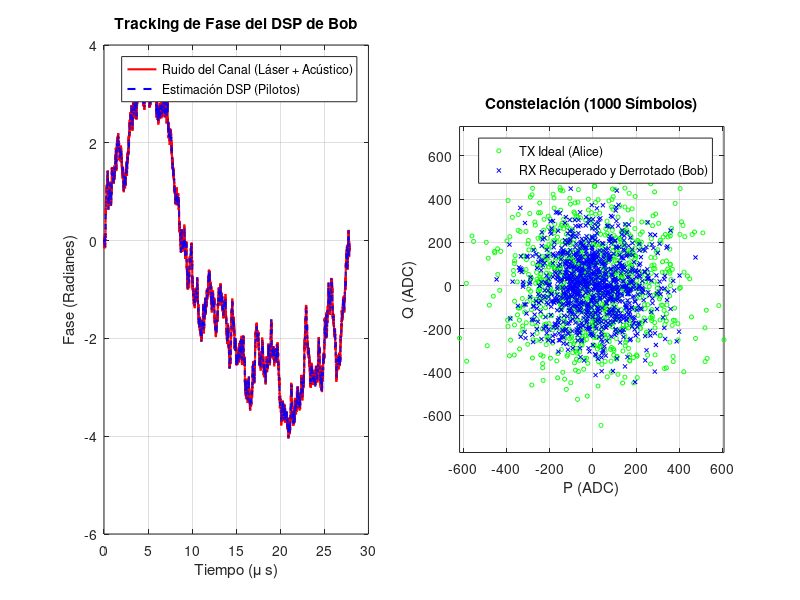

Source code (MATLAB): (Note: this script raises an error after producing the figure.)
%% ========================================================================
%  MASTER TESTBENCH: END-TO-END CV-QKD (Láser -> Fibra -> DSP -> Math)
% ========================================================================
clear; clc; close all;

%% 0. RUTAS DEL PROYECTO (ajusta si mueves el script)
SCRIPT_DIR = fileparts(mfilename('fullpath'));
if isempty(SCRIPT_DIR), SCRIPT_DIR = pwd(); end
addpath(SCRIPT_DIR);
DATA_DIR   = fullfile(SCRIPT_DIR, '..', 'data');
BOB_DIR    = fullfile(SCRIPT_DIR, '..', '..', 'cvqkd_bob');

%% 0.1. PARÁMETROS DEL SISTEMA
ENABLE_EXPORT_VIVADO = true;
ENABLE_GRAFICAS = true;

% --- Parámetros de Trama y Memoria ---
L_trama     = 16;      % 1 Piloto + 15 Datos
N_BOB_DATA  = 52224/2;   % Datos útiles que caben en la RAM de Bob
N_FRAMES    = ceil(N_BOB_DATA / 15); % ~3482 tramas
N_SAMPLES   = 26112/2;   % Datos sacrificados para la estimación

% En la fibra viajan los datos + los pilotos. Sumamos 1 piloto final para interpolar
N_FIBER     = N_FRAMES * L_trama + 1; 

% --- Parámetros Físicos del Canal ---
Ts           = 1e-9;   % Tiempo de símbolo (1 Gbaud)
T_real       = 0.5;    % Transmitancia real de la fibra
xi_real      = 0.02;   % Ruido en exceso cuántico (SNU)
V_A_snu      = 4.0;    % Varianza de Alice (SNU)
V_elec_snu   = 0.1;    % Ruido electrónico (SNU)
eta_detector = 0.6;    % Eficiencia del fotodiodo

% --- Calibración del Hardware (ADC) ---
N0_adc_var   = 10000;  % Varianza para 1 SNU
Amp_Piloto   = 20000;  % Amplitud fuerte para el pulso piloto (para no perder fase)

%% 1. MODELO DE RUIDO DE FASE DEL CANAL (Tu código integrado)
disp('1. Generando Perfil de Ruido de Fase (Wiener + Acústico)...');
t = (0:N_FIBER-1)' * Ts;

% A) Proceso de Wiener (Ancho de línea del láser 100 kHz)
sigma_w = sqrt(2 * pi * 100e3 * Ts); 
ruido_wiener = sigma_w * randn(N_FIBER, 1);
fase_wiener = cumsum(ruido_wiener);  

% B) Ruido Acústico (500 Hz)
f_acustica = 500; 
A_acustica = 0.5; 
fase_acustica = A_acustica * sin(2 * pi * f_acustica * t);

% C) Deriva Total
fase_total_canal = fase_wiener + fase_acustica;

%% 2. ALICE: GENERACIÓN CUÁNTICA CON PILOTOS INTERCALADOS
disp('2. Alice transmitiendo (Datos + Pilotos)...');
VarA_adc = V_A_snu * N0_adc_var;

P_A_tx = zeros(N_FIBER, 1);
Q_A_tx = zeros(N_FIBER, 1);

idx_pilotos = 1:L_trama:N_FIBER;
idx_datos   = setdiff(1:N_FIBER, idx_pilotos);

% Alice genera ruido Gaussiano para los datos
P_A_tx(idx_datos) = sqrt(VarA_adc) * randn(length(idx_datos), 1);
Q_A_tx(idx_datos) = sqrt(VarA_adc) * randn(length(idx_datos), 1);

% Alice inserta los pilotos fuertes en la cuadratura P (Fase 0)
P_A_tx(idx_pilotos) = Amp_Piloto;
Q_A_tx(idx_pilotos) = 0;

%% 3. EL CANAL: ATENUACIÓN Y AWGN
disp('3. La fibra atenúa e inyecta AWGN...');
Ruido_Total_snu = 1.0 + V_elec_snu + (T_real * eta_detector * xi_real);
Ruido_Total_adc = Ruido_Total_snu * N0_adc_var;

Z_noise_P = sqrt(Ruido_Total_adc) * randn(N_FIBER, 1);
Z_noise_Q = sqrt(Ruido_Total_adc) * randn(N_FIBER, 1);

% Rotación de Fase + Atenuación + AWGN
P_rx_ideal = sqrt(T_real * eta_detector) * P_A_tx;
Q_rx_ideal = sqrt(T_real * eta_detector) * Q_A_tx;

P_B_rx = P_rx_ideal .* cos(fase_total_canal) - Q_rx_ideal .* sin(fase_total_canal) + Z_noise_P;
Q_B_rx = P_rx_ideal .* sin(fase_total_canal) + Q_rx_ideal .* cos(fase_total_canal) + Z_noise_Q;

%% 4. RECEPCIÓN Y DSP DE BOB (Recuperación de Fase Vectorizada)
disp('4. DSP de Bob: Siguiendo y deshaciendo la fase (Unwrap)...');

% 1. Extracción de los pilotos recibidos y cálculo de su fase cruda
P_pilotos_rx = P_B_rx(idx_pilotos);
Q_pilotos_rx = Q_B_rx(idx_pilotos);

fase_pilotos_raw = atan2(Q_pilotos_rx, P_pilotos_rx);

% 2. EL SECRETO: Desenrollar la fase para evitar saltos de 2*pi
fase_pilotos_limpia = unwrap(fase_pilotos_raw);

% 3. Interpolación lineal para estimar la fase de todos los símbolos
% (interp1 interpola los huecos de los datos basándose en los pilotos)
fase_estimada = interp1(idx_pilotos, fase_pilotos_limpia, (1:N_FIBER)', 'linear');

% (Pequeño arreglo por si el último símbolo queda fuera de la interpolación)
fase_estimada(isnan(fase_estimada)) = fase_estimada(find(~isnan(fase_estimada), 1, 'last'));

% 4. Des-rotación de toda la trama a la vez (DSP Vectorizado)
P_B_rec_full = P_B_rx .* cos(-fase_estimada) - Q_B_rx .* sin(-fase_estimada);
Q_B_rec_full = P_B_rx .* sin(-fase_estimada) + Q_B_rx .* cos(-fase_estimada);

% 5. Extraemos solo los datos útiles (descartando los pilotos de la trama)
P_A_data = P_A_tx(idx_datos); 
Q_A_data = Q_A_tx(idx_datos);
P_B_rec  = P_B_rec_full(idx_datos);
Q_B_rec  = Q_B_rec_full(idx_datos);

% 6. Truncamos al tamaño exacto de la RAM de Bob
P_A_data = P_A_data(1:N_BOB_DATA);
Q_A_data = Q_A_data(1:N_BOB_DATA);
P_B_rec  = P_B_rec(1:N_BOB_DATA);
Q_B_rec  = Q_B_rec(1:N_BOB_DATA);

% Cuantizamos a 16 bits todo lo recuperado (Bob RAM) y lo original (Alice RAM)
P_A_int = int16(round(P_A_data)); Q_A_int = int16(round(Q_A_data));
P_B_int = int16(round(P_B_rec));  Q_B_int = int16(round(Q_B_rec));

%% 5. SELECCIÓN DE PUNTEROS Y ESTIMACIÓN FLOTANTE (MATLAB IDEAL)
disp('5. Seleccionando muestras de sacrificio y calculando métricas...');
punteros = randperm(N_BOB_DATA, N_SAMPLES)' - 1;

% Máscara de sacrificio (1 = sacrificar, 0 = mantener)
mascara_sacrificio = zeros(N_BOB_DATA, 1);
mascara_sacrificio(punteros + 1) = 1;

% Sacamos las muestras correlacionadas usando los punteros
P_B_sac = P_B_int(punteros + 1); Q_B_sac = Q_B_int(punteros + 1);
P_A_sac = P_A_int(punteros + 1); Q_A_sac = Q_A_int(punteros + 1);

% Funciones nativas de MATLAB (Flotante)
var_B_float = (var(double(P_B_sac), 1) + var(double(Q_B_sac), 1)) / 2;
cov_mat_P = cov(double(P_A_sac), double(P_B_sac), 1);
cov_mat_Q = cov(double(Q_A_sac), double(Q_B_sac), 1);
cov_AB_float = (cov_mat_P(1,2) + cov_mat_Q(1,2)) / 2;

Sigma_Sq_ideal   = var_B_float;
Sigma_ideal      = sqrt(Sigma_Sq_ideal);
Sqrt_T_eta_ideal = cov_AB_float / VarA_adc;
T_eta_ideal = Sqrt_T_eta_ideal^2; % T * eta = (Cov / VarA)^2

%% 6. EMULACIÓN PUNTO FIJO (LLR_Math_Unit FPGA)
disp('6. Emulando el Hardware de Punto Fijo (FPGA)...');

sum_P_B = sum(int64(P_B_sac)); sum_sq_P_B = sum(int64(P_B_sac).^2);
sum_Q_B = sum(int64(Q_B_sac)); sum_sq_Q_B = sum(int64(Q_B_sac).^2);
sum_P_A = sum(int64(P_A_sac)); sum_cov_P  = sum(int64(P_A_sac) .* int64(P_B_sac));
sum_Q_A = sum(int64(Q_A_sac)); sum_cov_Q  = sum(int64(Q_A_sac) .* int64(Q_B_sac));

N_int = int64(N_SAMPLES); INV_2N2 = int64(round(2^45 / ((N_SAMPLES/2)^2)));
cross_P_AB = sum_P_A * sum_P_B; cross_Q_AB = sum_Q_A * sum_Q_B;
sq_sum_P_B = sum_P_B * sum_P_B; sq_sum_Q_B = sum_Q_B * sum_Q_B;

num_cov_AB = (N_int * (sum_cov_P + sum_cov_Q)) - (cross_P_AB + cross_Q_AB);
num_var_B  = (N_int * (sum_sq_P_B + sum_sq_Q_B)) - (sq_sum_P_B + sq_sum_Q_B);

if exist('OCTAVE_VERSION', 'builtin')
    num_cov_AB_d = double(num_cov_AB);
    num_var_B_d  = double(num_var_B);
    inv_2n2_d = double(INV_2N2);
    cov_AB_pure = int64(floor((num_cov_AB_d * inv_2n2_d) / 2^48));
    var_B_pure  = int64(floor((num_var_B_d  * inv_2n2_d) / 2^48));
else
    cov_AB_pure = bitshift(typecast(uint64(num_cov_AB) .* uint64(INV_2N2), 'int64'), -48);
    var_B_pure  = bitshift(typecast(uint64(num_var_B)  .* uint64(INV_2N2), 'int64'), -48);
end

Sigma_Sq_fp  = var_B_pure;
T_raw_15bits = bitshift(cov_AB_pure * 32768, 0) / int64(VarA_adc);
Sqrt_T_eta_fp = T_raw_15bits * 2;
T_eta_fp = bitshift(int64(Sqrt_T_eta_fp)^2, -16);

Sigma_raw_cordic = floor(sqrt(max(double(Sigma_Sq_fp), 0)));
Sigma_fp         = int64(double(Sigma_raw_cordic) * 65536.0);

%% 7. GRÁFICAS DEL GEMELO DIGITAL
if ENABLE_GRAFICAS
    figure('Name', 'End-to-End QKD Tracker', 'Position', [100, 100, 1200, 600]);
    
    % Gráfica de Ruido de Fase (DSP vs Canal)
    subplot(1, 2, 1);
    plot(t * 1e6, fase_total_canal, 'r', 'LineWidth', 1.5); hold on;
    plot(t * 1e6, fase_estimada, 'b--', 'LineWidth', 1.5);
    title('Tracking de Fase del DSP de Bob');
    xlabel('Tiempo (\mu s)'); ylabel('Fase (Radianes)');
    legend('Ruido del Canal (Láser + Acústico)', 'Estimación DSP (Pilotos)');
    grid on;
    
    % Constelación de los datos recuperados (Primeros 1000)
    subplot(1, 2, 2);
    plot(P_A_data(1:1000), Q_A_data(1:1000), 'go', 'MarkerSize', 3); hold on;
    plot(P_B_rec(1:1000), Q_B_rec(1:1000), 'bx', 'MarkerSize', 3);
    title('Constelación (1000 Símbolos)');
    xlabel('P (ADC)'); ylabel('Q (ADC)');
    legend('TX Ideal (Alice)', 'RX Recuperado y Derrotado (Bob)');
    grid on; axis equal;
end

%% 8. RECONCILIACIÓN MULTIDIMENSIONAL (8D) Y EXTRACCIÓN DE LLRs
disp('8. Simulando Mapeo Multidimensional (MDR 8D)...');

N_dimensiones = 8;
symbols_per_block = N_dimensiones / 2; % 4 simbolos complejos -> 8D
N_bloques = floor(N_BOB_DATA / symbols_per_block);

num_used = N_bloques * symbols_per_block;
P_A_mdr = double(P_A_data(1:num_used));
Q_A_mdr = double(Q_A_data(1:num_used));
P_B_mdr = double(P_B_rec(1:num_used));
Q_B_mdr = double(Q_B_rec(1:num_used));

X = zeros(N_dimensiones, N_bloques);
Y = zeros(N_dimensiones, N_bloques);
for blk = 1:N_bloques
    base = (blk-1) * symbols_per_block;
    X(:, blk) = [P_A_mdr(base+1); Q_A_mdr(base+1); P_A_mdr(base+2); Q_A_mdr(base+2); ...
                 P_A_mdr(base+3); Q_A_mdr(base+3); P_A_mdr(base+4); Q_A_mdr(base+4)];
    Y(:, blk) = [P_B_mdr(base+1); Q_B_mdr(base+1); P_B_mdr(base+2); Q_B_mdr(base+2); ...
                 P_B_mdr(base+3); Q_B_mdr(base+3); P_B_mdr(base+4); Q_B_mdr(base+4)];
end

bits_bob_all = randi([0 1], N_dimensiones, N_bloques);
LLR_all = zeros(N_dimensiones, N_bloques);

sigma_eff = double(Sigma_ideal);
inv_sigma2 = 2.0 / (sigma_eff * sigma_eff + eps);

for blk = 1:N_bloques
    % --- 1. DATOS DE BOB Y ALICE ---
    Y_i = Y(:, blk);
    X_i = X(:, blk);
    
    % --- 2. BOB: Mapeo y generación del mensaje público ---
    norm_y = norm(Y_i);
    if norm_y == 0, norm_y = 1.0; end
    Y_norm = Y_i / norm_y;
    
    M_Y = generar_matriz_ortogonal(Y_norm); % Bob construye su matriz 8x8
    
    b_i = bits_bob_all(:, blk);             % Bits aleatorios (0 o 1)
    C_i = 1 - 2*b_i;                        % Mapeo polar (+1 o -1)
    m_i = M_Y' * C_i;                       % El mensaje público (R) que viaja hacia Alice
    
    % --- 3. ALICE: Reconstrucción y cálculo de LLR ---
    norm_x = norm(X_i);
    if norm_x == 0, norm_x = 1.0; end
    X_norm = X_i / norm_x;
    
    % Alice construye su propia matriz con sus medidas cuánticas
    M_X = generar_matriz_ortogonal(X_norm); 
    
    % Alice "deshace" la rotación de Bob mediante multiplicación matricial
    U = M_X * m_i; 
    
    % Cálculo final del LLR (incorporando la energía de ambos vectores)
    LLR_all(:, blk) = inv_sigma2 * norm_x * norm_y * U;
end

llrs_rx = LLR_all(:);
key_bits_tx = bits_bob_all(:);

%% 9. Carga y expansión de la matriz LDPC
disp('9. Carga matriz LDPC y Sindrome...');

bg_matrix = load(fullfile(BOB_DIR, 'NR_1_1_384.txt'));
[mb, nb] = size(bg_matrix);
Z = 384;

disp('   9.1. Construyendo matriz H dispersa (Lifting)...');
H = sparse(mb*Z, nb*Z);
for i = 1:mb
    for j = 1:nb
        shift = bg_matrix(i,j);
        if shift ~= -1
            I_z = speye(Z);
            circulant = circshift(I_z, [0, shift]);
            H((i-1)*Z+1 : i*Z, (j-1)*Z+1 : j*Z) = circulant;
        end
    end
end

% 4. Cálculo de Síndrome (para verificación del decodificador LDPC de Alice)
% El syndrome se computa como H * key_bits_tx para las 68 columnas reales.
disp('   9.2. Calculando Sindrome LDPC (Bloque 1)...');
block_1 = key_bits_tx(1:nb*Z);
syndrome_1 = mod(H * double(block_1), 2);
num_errores_syndrome = sum(syndrome_1);

fprintf('   9.3. [!] Bits de Síndrome activos (Ecuaciones fallidas): %d / %d\n', num_errores_syndrome, mb*Z);

%% 10. RECONCILIACION INVERSA LDPC (Scaled Min-Sum)
disp('10. Iniciando decodificacion LDPC (scaled min-sum)...');

alpha = 0.75;
max_iter = 200;
llr_scale = 1.0;

% LLRs de canal para el bloque 1 (soft input de Alice)
llr_ch = llrs_rx(1:nb*Z) * llr_scale;

% Construir listas de vecinos a partir de H
[rows_h, cols_h] = find(H);
num_edges = length(rows_h);
cn_edges = cell(mb*Z, 1);
vn_edges = cell(nb*Z, 1);
for e = 1:num_edges
    cn_edges{rows_h(e)}(end+1) = e;
    vn_edges{cols_h(e)}(end+1) = e;
end

% Mensajes por arista
msg_v2c = zeros(num_edges, 1);
msg_c2v = zeros(num_edges, 1);

% Inicializacion: VN -> CN con LLR de canal
for v = 1:nb*Z
    edges_v = vn_edges{v};
    if ~isempty(edges_v)
        msg_v2c(edges_v) = llr_ch(v);
    end
end

metrics_unsat = zeros(max_iter, 1);
metrics_ber   = zeros(max_iter, 1);
metrics_flips = zeros(max_iter, 1);
bits_prev = zeros(nb*Z, 1);
iter_converged = 0;

p_mem_history = zeros(max_iter, nb, Z);
r_mem_history = zeros(max_iter, mb, nb, Z);

for iter = 1:max_iter
    % --- CN update (scaled min-sum) ---
    for c = 1:mb*Z
        edges_c = cn_edges{c};
        if isempty(edges_c)
            continue;
        end
        msgs = msg_v2c(edges_c);
        abs_vals = abs(msgs);
        sign_vals = sign(msgs);
        sign_vals(sign_vals == 0) = 1;

        min1 = inf;
        min2 = inf;
        count_min1 = 0;
        for k = 1:length(abs_vals)
            a = abs_vals(k);
            if a < min1
                min2 = min1;
                min1 = a;
                count_min1 = 1;
            elseif a == min1
                count_min1 = count_min1 + 1;
            elseif a < min2
                min2 = a;
            end
        end
        if isinf(min2)
            min2 = min1;
        end

        syndrome_sign = 1 - 2 * syndrome_1(c);
        sign_prod = prod(sign_vals) * syndrome_sign;

        for k = 1:length(edges_c)
            if abs_vals(k) == min1 && count_min1 == 1
                min_use = min2;
            else
                min_use = min1;
            end
            sign_excl = sign_prod * sign_vals(k);
            msg_c2v(edges_c(k)) = alpha * sign_excl * min_use;
        end
    end

    % --- VN update ---
    llr_post = zeros(nb*Z, 1);
    for v = 1:nb*Z
        edges_v = vn_edges{v};
        if isempty(edges_v)
            llr_post(v) = llr_ch(v);
        else
            sum_c2v = sum(msg_c2v(edges_v));
            llr_post(v) = llr_ch(v) + sum_c2v;
            msg_v2c(edges_v) = llr_post(v) - msg_c2v(edges_v);
        end
    end

    % --- Hard decision y verificacion de sindrome ---
    bits_est = (llr_post < 0);
    syndrome_est = mod(H * double(bits_est), 2);
    unsat = sum(syndrome_est ~= syndrome_1);
    metrics_unsat(iter) = unsat;
    metrics_ber(iter) = sum(bits_est ~= block_1) / length(block_1);
    metrics_flips(iter) = sum(bits_est ~= bits_prev);
    bits_prev = bits_est;

    % --- Capturar P_mem y R_mem para exportar al Testbench SV ---
    for c_idx = 1:nb
        for z_idx = 1:Z
            p_mem_history(iter, c_idx, z_idx) = llr_post((c_idx-1)*Z + z_idx);
        end
    end
    for e = 1:num_edges
        c_idx = cols_h(e);
        r_idx = rows_h(e);
        block_col = ceil(c_idx / Z);
        block_row = ceil(r_idx / Z);
        z_col = mod(c_idx - 1, Z) + 1;
        r_mem_history(iter, block_row, block_col, z_col) = msg_c2v(e);
    end

    if unsat == 0
        iter_converged = iter;
        fprintf('   [OK] Convergencia LDPC en %d iteraciones (early finish).\n', iter);
        break;
    end
end

if iter_converged == 0
    iter_converged = max_iter;
    fprintf('   [!] No convergio en %d iteraciones.\n', max_iter);
end

fprintf('   -> BER residual (bloque 1): %.6f\n', metrics_ber(iter_converged));
fprintf('   -> Checks no satisfechos (ultima iter): %d\n', metrics_unsat(iter_converged));
fprintf('   -> Flips en ultima iteracion: %d\n', metrics_flips(iter_converged));

%% 11. GENERADOR DE ROM SYSTEMVERILOG ---
disp('11. Generando ROM System Verilog');
fileID = fopen('bg1_rom_pkg.sv', 'w');

fprintf(fileID, 'package bg1_rom_pkg;\n\n');

% Estructuras
fprintf(fileID, '    typedef struct packed {\n');
fprintf(fileID, '        logic [8:0] start_ptr;\n');
fprintf(fileID, '        logic [5:0] num_edges;\n');
fprintf(fileID, '    } row_info_t;\n\n');

fprintf(fileID, '    typedef struct packed {\n');
fprintf(fileID, '        logic [6:0] col_idx;\n');
fprintf(fileID, '        logic [8:0] shift_val;\n');
fprintf(fileID, '    } edge_info_t;\n\n');

% 1. Generar EDGE_ROM
fprintf(fileID, '    localparam edge_info_t EDGE_ROM [0:315] = ''{\n');
ptr = 0;
row_start = zeros(46, 1);
row_edges = zeros(46, 1);

for r = 1:46
    row_start(r) = ptr;
    edges_in_this_row = 0;
    for c = 1:68
        shift = bg_matrix(r, c);
        if shift ~= -1
            fprintf(fileID, '        %d: ''{col_idx: 7''d%d, shift_val: 9''d%d}', ptr, c-1, shift);
            ptr = ptr + 1;
            edges_in_this_row = edges_in_this_row + 1;
            if ptr < 316
                fprintf(fileID, ',\n');
            else
                fprintf(fileID, '\n');
            end
        end
    end
    row_edges(r) = edges_in_this_row;
end
fprintf(fileID, '    };\n\n');

% 2. Generar ROW_INFO_ROM
fprintf(fileID, '    localparam row_info_t ROW_INFO_ROM [0:45] = ''{\n');
for r = 1:46
    fprintf(fileID, '        %d: ''{start_ptr: 9''d%d, num_edges: 6''d%d}', r-1, row_start(r), row_edges(r));
    if r < 46
        fprintf(fileID, ',\n');
    else
        fprintf(fileID, '\n');
    end
end
fprintf(fileID, '    };\n\n');

fprintf(fileID, 'endpackage\n');
fclose(fileID);
disp('   ¡Archivo bg1_rom_pkg.sv generado con éxito!');

%% 12. TABLA DE RESULTADOS Y EXPORTACIÓN
disp('============================================================================');
disp('   MÉTRICA            |   FLOTANTE (Ideal)  |   PUNTO FIJO (FPGA) |  ERROR  ');
disp('----------------------+---------------------+---------------------+---------');
fprintf(' T (Transmitancia) | %19.4f | %19.4f | %7.4f \n', T_eta_ideal, double(T_eta_fp)/65536, abs(T_eta_ideal - double(T_eta_fp)/65536));
fprintf(' Sqrt(T*n)         | %19.4f | %19.4f | %7.4f \n', Sqrt_T_eta_ideal, double(Sqrt_T_eta_fp)/65536, abs(Sqrt_T_eta_ideal - double(Sqrt_T_eta_fp)/65536));
fprintf(' Sigma^2 (Entero)  | %19.4f | %19.4f | %7.4f \n', Sigma_Sq_ideal, double(Sigma_Sq_fp), abs(Sigma_Sq_ideal - double(Sigma_Sq_fp)));
fprintf(' Sigma   (Q16.16)  | %19.4f | %19.4f | %7.4f \n', Sigma_ideal, double(Sigma_fp)/65536, abs(Sigma_ideal - double(Sigma_fp)/65536));
disp('========================================================================');

if ENABLE_EXPORT_VIVADO
    disp('12. Exportando RAMs y vectores de verificación para Vivado...');

    % 1. SEÑALES CRUDAS (ADC) - Lo primero que entra en el DSP
    fid_adc = fopen(fullfile(DATA_DIR, 'bob_raw_adc.txt'), 'w');
    P_ADC = int16(round(P_B_rx)); Q_ADC = int16(round(Q_B_rx));
    for i=1:N_FIBER
        fprintf(fid_adc, '%04X%04X\n', typecast(Q_ADC(i), 'uint16'), typecast(P_ADC(i), 'uint16'));
    end
    fclose(fid_adc);

    % 2. DSP: Fase (Pilotos y Estimación)
    % Fase cruda de pilotos
    fid_pil = fopen(fullfile(DATA_DIR, 'fase_pilotos_raw.txt'), 'w');
    fases_q15 = int32(round(fase_pilotos_limpia * 32768));
    for i=1:length(fases_q15)
        fprintf(fid_pil, '%08X\n', typecast(fases_q15(i), 'uint32'));
    end
    fclose(fid_pil);

    % Fase interpolada para los datos
    fid_est = fopen(fullfile(DATA_DIR, 'fase_estimada_datos.txt'), 'w');
    fase_est_q15 = int32(round(fase_estimada(idx_datos) * 32768));
    for i=1:length(fase_est_q15)
        fprintf(fid_est, '%08X\n', typecast(fase_est_q15(i), 'uint32'));
    end
    fclose(fid_est);

    % 3. MDR: Datos de Reconciliación (Alice/Bob, Bits, Mensajes)
    fid_alice_full = fopen(fullfile(DATA_DIR, 'alice_full_data.txt'), 'w');
    fid_bob = fopen(fullfile(DATA_DIR, 'bob_ram.txt'), 'w');
    for i=1:N_BOB_DATA
        fprintf(fid_alice_full, '%04X%04X\n', typecast(Q_A_int(i), 'uint16'), typecast(P_A_int(i), 'uint16'));
        fprintf(fid_bob, '%04X%04X\n', typecast(Q_B_int(i), 'uint16'), typecast(P_B_int(i), 'uint16'));
    end
    fclose(fid_alice_full); fclose(fid_bob);

    fid_rand = fopen(fullfile(DATA_DIR, 'bob_random_bits.txt'), 'w');
    for i=1:length(bits_bob_all(:)), fprintf(fid_rand, '%d\n', bits_bob_all(i)); end
    fclose(fid_rand);

    fid_m = fopen(fullfile(DATA_DIR, 'expected_m_messages.txt'), 'w');
    for blk = 1:N_bloques
        Y_norm = Y(:, blk) / norm(Y(:, blk));
        m_i = generar_matriz_ortogonal(Y_norm)' * (1 - 2*bits_bob_all(:, blk));
        for dim = 1:N_dimensiones
            fprintf(fid_m, '%08X\n', typecast(int32(round(m_i(dim) * 2^31)), 'uint32'));
        end
    end
    fclose(fid_m);

    % 4. LDPC / LLRs: Punteros, Máscaras y Resultados Finales
    fid_ptr = fopen(fullfile(DATA_DIR, 'ptr_ram.txt'), 'w');
    for i=1:N_SAMPLES, fprintf(fid_ptr, '%04X\n', punteros(i)); end; fclose(fid_ptr);

    fid_mask = fopen(fullfile(DATA_DIR, 'mask_bit.txt'), 'w');
    for i=1:N_BOB_DATA, fprintf(fid_mask, '%d\n', mascara_sacrificio(i)); end; fclose(fid_mask);

    fid_alice = fopen(fullfile(DATA_DIR, 'alice_ram.txt'), 'w');
    for i=1:N_SAMPLES, fprintf(fid_alice, '%04X%04X\n', typecast(Q_A_sac(i), 'uint16'), typecast(P_A_sac(i), 'uint16')); end; fclose(fid_alice);

    fid_llr = fopen(fullfile(DATA_DIR, 'expected_llr_results.txt'), 'w');
    for i=1:length(LLR_all(:))
        fprintf(fid_llr, '%08X\n', typecast(int32(round(LLR_all(i) * 2^31)), 'uint32'));
    end
    fclose(fid_llr);

    % Exportacion de los LLRs en formato Signo-magnitud (8bits)
    std_llr = std(llrs_rx); 
    if std_llr > 0
        scale = 48.0 / std_llr; % Escala conservadora para evitar saturación
    else
        scale = 1.0;
    end
    
    llr_int = round(llrs_rx * scale); 
    
    % Crear vector de 8 bits (tipo uint8)
    llr_sm = zeros(length(llr_int), 1, 'uint8');
    
    for i = 1:length(llr_int)
        val = llr_int(i);
        mag = abs(val);
        
        % Saturar a 127 (máximo valor para 7 bits de magnitud)
        if mag > 127, mag = 127; end
        
        % Asignar signo: Si val < 0, poner bit 7 a 1
        if val < 0
            llr_sm(i) = uint8(mag) + 128; % 128 es el bit 7 activo (10000000)
        else
            llr_sm(i) = uint8(mag);
        end
    end
    
    fid = fopen(fullfile(DATA_DIR, 'u_bits.txt'), 'w');
    for i = 1:length(llr_sm)
        fprintf(fid, '%s\n', dec2bin(llr_sm(i), 8));
    end
    fclose(fid);

    % 5. MÉTRICAS (Resultados finales de la Math Unit)
    fid_exp = fopen(fullfile(DATA_DIR, 'expected_llr_math.txt'), 'w');
    fprintf(fid_exp, '%08X\n', typecast(int32(T_eta_fp), 'uint32'));
    fprintf(fid_exp, '%08X\n', typecast(int32(Sqrt_T_eta_fp), 'uint32'));
    fprintf(fid_exp, '%08X\n', typecast(int32(Sigma_Sq_fp), 'uint32'));
    fprintf(fid_exp, '%08X\n', typecast(int32(Sigma_fp), 'uint32'));
    fclose(fid_exp);

     % Exportar Acumuladores (para tb_LLR_Math_Unit)
    fid_acc = fopen(fullfile(DATA_DIR, 'accumulators.txt'), 'w');
    fprintf(fid_acc, '%016X\n', typecast(int64(sum_sq_P_B), 'uint64'));
    fprintf(fid_acc, '%016X\n', typecast(int64(sum_P_B),    'uint64'));
    fprintf(fid_acc, '%016X\n', typecast(int64(sum_cov_P),  'uint64'));
    fprintf(fid_acc, '%016X\n', typecast(int64(sum_P_A),    'uint64'));
    fprintf(fid_acc, '%016X\n', typecast(int64(sum_sq_Q_B), 'uint64'));
    fprintf(fid_acc, '%016X\n', typecast(int64(sum_Q_B),    'uint64'));
    fprintf(fid_acc, '%016X\n', typecast(int64(sum_cov_Q),  'uint64'));
    fprintf(fid_acc, '%016X\n', typecast(int64(sum_Q_A),    'uint64'));
    fclose(fid_acc);
end
